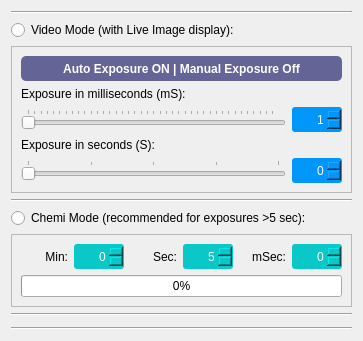
             <widget class="QWidget" name="toolExposure">
              <property name="geometry">
               <rect>
                <x>0</x>
                <y>0</y>
                <width>363</width>
                <height>341</height>
               </rect>
              </property>
              <property name="styleSheet">
               <string notr="true">QDockWidget{background-color : rgb(0, 100, 150);
						color:rgb(255, 255, 255)}</string>
              </property>
              <attribute name="label">
               <string>Exposure</string>
              </attribute>
              <layout class="QVBoxLayout" name="verticalLayout_3">
               <item>
                <widget class="Line" name="line_7">
                 <property name="orientation">
                  <enum>Qt::Horizontal</enum>
                 </property>
                </widget>
               </item>
               <item>
                <widget class="QRadioButton" name="radioVideoMode">
                 <property name="text">
                  <string>Video Mode (with Live Image display):</string>
                 </property>
                </widget>
               </item>
               <item>
                <widget class="QFrame" name="frameVideoMode">
                 <property name="frameShape">
                  <enum>QFrame::StyledPanel</enum>
                 </property>
                 <property name="frameShadow">
                  <enum>QFrame::Raised</enum>
                 </property>
                 <layout class="QVBoxLayout" name="verticalLayout">
                  <item>
                   <widget class="QPushButton" name="buttonAutoExposure">
                    <property name="minimumSize">
                     <size>
                      <width>0</width>
                      <height>25</height>
                     </size>
                    </property>
                    <property name="toolTip">
                     <string>Camera will try to find an optimal exposure automaticallhy</string>
                    </property>
                    <property name="toolTipDuration">
                     <number>2</number>
                    </property>
                    <property name="statusTip">
                     <string>Automatic Exposure</string>
                    </property>
                    <property name="whatsThis">
                     <string/>
                    </property>
                    <property name="styleSheet">
                     <string notr="true">QPushButton{	
background-color :rgb(100, 100, 150);
color:rgb(255, 255, 255);
font: 10pt &quot;Segoe UI&quot;;
font: bold;
border-radius: 5px;
}

QPushButton::pressed{
background-color :rgb(85, 170, 255);
}

QPushButton::checked{
background-color :rgb(0, 170, 255);
}</string>
                    </property>
                    <property name="text">
                     <string>Auto Exposure ON | Manual Exposure Off</string>
                    </property>
                    <property name="checkable">
                     <bool>true</bool>
                    </property>
                   </widget>
                  </item>
                  <item>
                   <widget class="QLabel" name="label_39">
                    <property name="text">
                     <string>Exposure in milliseconds (mS):</string>
                    </property>
                    <property name="buddy">
                     <cstring>sliderExposureMilliSec</cstring>
                    </property>
                   </widget>
                  </item>
                  <item>
                   <layout class="QHBoxLayout" name="horizontalLayout_68">
                    <item>
                     <widget class="QSlider" name="sliderExposureMilliSec">
                      <property name="mouseTracking">
                       <bool>true</bool>
                      </property>
                      <property name="minimum">
                       <number>1</number>
                      </property>
                      <property name="maximum">
                       <number>999</number>
                      </property>
                      <property name="pageStep">
                       <number>1</number>
                      </property>
                      <property name="orientation">
                       <enum>Qt::Horizontal</enum>
                      </property>
                      <property name="invertedControls">
                       <bool>false</bool>
                      </property>
                      <property name="tickPosition">
                       <enum>QSlider::TicksAbove</enum>
                      </property>
                      <property name="tickInterval">
                       <number>25</number>
                      </property>
                     </widget>
                    </item>
                    <item>
                     <widget class="QSpinBox" name="spinExposureMilliSec">
                      <property name="minimumSize">
                       <size>
                        <width>50</width>
                        <height>25</height>
                       </size>
                      </property>
                      <property name="maximumSize">
                       <size>
                        <width>50</width>
                        <height>16777215</height>
                       </size>
                      </property>
                      <property name="layoutDirection">
                       <enum>Qt::LeftToRight</enum>
                      </property>
                      <property name="styleSheet">
                       <string notr="true">QSpinBox{	
background-color : rgb(0, 150, 250);
color:rgb(255, 255, 255);
font: 10pt &quot;Segoe UI&quot;;
border-radius: 3px;
}</string>
                      </property>
                      <property name="alignment">
                       <set>Qt::AlignRight|Qt::AlignTrailing|Qt::AlignVCenter</set>
                      </property>
                      <property name="readOnly">
                       <bool>false</bool>
                      </property>
                      <property name="minimum">
                       <number>1</number>
                      </property>
                      <property name="maximum">
                       <number>999</number>
                      </property>
                      <property name="singleStep">
                       <number>10</number>
                      </property>
                      <property name="value">
                       <number>1</number>
                      </property>
                     </widget>
                    </item>
                   </layout>
                  </item>
                  <item>
                   <widget class="QLabel" name="label_40">
                    <property name="text">
                     <string>Exposure in seconds (S):</string>
                    </property>
                    <property name="buddy">
                     <cstring>sliderExposureSec</cstring>
                    </property>
                   </widget>
                  </item>
                  <item>
                   <layout class="QHBoxLayout" name="horizontalLayout_69">
                    <item>
                     <widget class="QSlider" name="sliderExposureSec">
                      <property name="mouseTracking">
                       <bool>true</bool>
                      </property>
                      <property name="minimum">
                       <number>0</number>
                      </property>
                      <property name="maximum">
                       <number>4</number>
                      </property>
                      <property name="pageStep">
                       <number>1</number>
                      </property>
                      <property name="orientation">
                       <enum>Qt::Horizontal</enum>
                      </property>
                      <property name="invertedControls">
                       <bool>false</bool>
                      </property>
                      <property name="tickPosition">
                       <enum>QSlider::TicksAbove</enum>
                      </property>
                      <property name="tickInterval">
                       <number>1</number>
                      </property>
                     </widget>
                    </item>
                    <item>
                     <widget class="QSpinBox" name="spinExposureSec">
                      <property name="minimumSize">
                       <size>
                        <width>50</width>
                        <height>25</height>
                       </size>
                      </property>
                      <property name="maximumSize">
                       <size>
                        <width>50</width>
                        <height>16777215</height>
                       </size>
                      </property>
                      <property name="layoutDirection">
                       <enum>Qt::LeftToRight</enum>
                      </property>
                      <property name="styleSheet">
                       <string notr="true">QSpinBox{	
background-color : rgb(0, 150, 250);
color:rgb(255, 255, 255);
font: 10pt &quot;Segoe UI&quot;;
border-radius: 3px;
}</string>
                      </property>
                      <property name="alignment">
                       <set>Qt::AlignRight|Qt::AlignTrailing|Qt::AlignVCenter</set>
                      </property>
                      <property name="readOnly">
                       <bool>false</bool>
                      </property>
                      <property name="minimum">
                       <number>0</number>
                      </property>
                      <property name="maximum">
                       <number>4</number>
                      </property>
                      <property name="singleStep">
                       <number>1</number>
                      </property>
                      <property name="value">
                       <number>0</number>
                      </property>
                     </widget>
                    </item>
                   </layout>
                  </item>
                 </layout>
                </widget>
               </item>
               <item>
                <widget class="Line" name="line_5">
                 <property name="orientation">
                  <enum>Qt::Horizontal</enum>
                 </property>
                </widget>
               </item>
               <item>
                <widget class="QRadioButton" name="radioChemiMode">
                 <property name="text">
                  <string>Chemi Mode (recommended for exposures &gt;5 sec):</string>
                 </property>
                </widget>
               </item>
               <item>
                <widget class="QFrame" name="frameChemiMode">
                 <property name="frameShape">
                  <enum>QFrame::StyledPanel</enum>
                 </property>
                 <property name="frameShadow">
                  <enum>QFrame::Raised</enum>
                 </property>
                 <layout class="QVBoxLayout" name="verticalLayout_14">
                  <item>
                   <layout class="QHBoxLayout" name="horizontalLayout_26">
                    <item>
                     <layout class="QHBoxLayout" name="horizontalLayout_25">
                      <item>
                       <widget class="QLabel" name="label_48">
                        <property name="text">
                         <string>Min:</string>
                        </property>
                        <property name="alignment">
                         <set>Qt::AlignRight|Qt::AlignTrailing|Qt::AlignVCenter</set>
                        </property>
                       </widget>
                      </item>
                      <item>
                       <widget class="QSpinBox" name="spinLongExposureMin">
                        <property name="minimumSize">
                         <size>
                          <width>50</width>
                          <height>25</height>
                         </size>
                        </property>
                        <property name="maximumSize">
                         <size>
                          <width>50</width>
                          <height>16777215</height>
                         </size>
                        </property>
                        <property name="layoutDirection">
                         <enum>Qt::LeftToRight</enum>
                        </property>
                        <property name="styleSheet">
                         <string notr="true">QSpinBox{	
background-color : rgb(10, 200, 200);
color:rgb(255, 255, 255);
font: 10pt &quot;Segoe UI&quot;;
border-radius: 3px;
}</string>
                        </property>
                        <property name="alignment">
                         <set>Qt::AlignRight|Qt::AlignTrailing|Qt::AlignVCenter</set>
                        </property>
                        <property name="readOnly">
                         <bool>false</bool>
                        </property>
                        <property name="minimum">
                         <number>0</number>
                        </property>
                        <property name="maximum">
                         <number>59</number>
                        </property>
                        <property name="singleStep">
                         <number>1</number>
                        </property>
                        <property name="value">
                         <number>0</number>
                        </property>
                       </widget>
                      </item>
                     </layout>
                    </item>
                    <item>
                     <layout class="QHBoxLayout" name="horizontalLayout_22">
                      <item>
                       <widget class="QLabel" name="label_50">
                        <property name="text">
                         <string>Sec:</string>
                        </property>
                        <property name="alignment">
                         <set>Qt::AlignRight|Qt::AlignTrailing|Qt::AlignVCenter</set>
                        </property>
                       </widget>
                      </item>
                      <item>
                       <widget class="QSpinBox" name="spinLongExposureSec">
                        <property name="minimumSize">
                         <size>
                          <width>50</width>
                          <height>25</height>
                         </size>
                        </property>
                        <property name="maximumSize">
                         <size>
                          <width>50</width>
                          <height>16777215</height>
                         </size>
                        </property>
                        <property name="layoutDirection">
                         <enum>Qt::LeftToRight</enum>
                        </property>
                        <property name="styleSheet">
                         <string notr="true">QSpinBox{	
background-color : rgb(10, 200, 200);
color:rgb(255, 255, 255);
font: 10pt &quot;Segoe UI&quot;;
border-radius: 3px;
}</string>
                        </property>
                        <property name="alignment">
                         <set>Qt::AlignRight|Qt::AlignTrailing|Qt::AlignVCenter</set>
                        </property>
                        <property name="readOnly">
                         <bool>false</bool>
                        </property>
                        <property name="minimum">
                         <number>5</number>
                        </property>
                        <property name="maximum">
                         <number>59</number>
                        </property>
                        <property name="singleStep">
                         <number>1</number>
                        </property>
                        <property name="value">
                         <number>5</number>
                        </property>
                       </widget>
                      </item>
                     </layout>
                    </item>
                    <item>
                     <layout class="QHBoxLayout" name="horizontalLayout_16">
                      <item>
                       <widget class="QLabel" name="label_51">
                        <property name="text">
                         <string>mSec:</string>
                        </property>
                        <property name="alignment">
                         <set>Qt::AlignRight|Qt::AlignTrailing|Qt::AlignVCenter</set>
                        </property>
                       </widget>
                      </item>
                      <item>
                       <widget class="QSpinBox" name="spinLongExposureMilliSec">
                        <property name="minimumSize">
                         <size>
                          <width>50</width>
                          <height>25</height>
                         </size>
                        </property>
                        <property name="maximumSize">
                         <size>
                          <width>50</width>
                          <height>16777215</height>
                         </size>
                        </property>
                        <property name="layoutDirection">
                         <enum>Qt::LeftToRight</enum>
                        </property>
                        <property name="styleSheet">
                         <string notr="true">QSpinBox{	
background-color : rgb(10, 200, 200);
color:rgb(255, 255, 255);
font: 10pt &quot;Segoe UI&quot;;
border-radius: 3px;
}</string>
                        </property>
                        <property name="alignment">
                         <set>Qt::AlignRight|Qt::AlignTrailing|Qt::AlignVCenter</set>
                        </property>
                        <property name="readOnly">
                         <bool>false</bool>
                        </property>
                        <property name="minimum">
                         <number>0</number>
                        </property>
                        <property name="maximum">
                         <number>999</number>
                        </property>
                        <property name="singleStep">
                         <number>1</number>
                        </property>
                        <property name="value">
                         <number>0</number>
                        </property>
                       </widget>
                      </item>
                     </layout>
                    </item>
                   </layout>
                  </item>
                  <item>
                   <widget class="QProgressBar" name="progressExposureTime">
                    <property name="value">
                     <number>0</number>
                    </property>
                    <property name="textVisible">
                     <bool>true</bool>
                    </property>
                    <property name="orientation">
                     <enum>Qt::Horizontal</enum>
                    </property>
                    <property name="invertedAppearance">
                     <bool>false</bool>
                    </property>
                    <property name="format">
                     <string>%p%</string>
                    </property>
                   </widget>
                  </item>
                 </layout>
                </widget>
               </item>
               <item>
                <widget class="Line" name="line_30">
                 <property name="orientation">
                  <enum>Qt::Horizontal</enum>
                 </property>
                </widget>
               </item>
               <item>
                <spacer name="verticalSpacer_3">
                 <property name="orientation">
                  <enum>Qt::Vertical</enum>
                 </property>
                 <property name="sizeHint" stdset="0">
                  <size>
                   <width>20</width>
                   <height>102</height>
                  </size>
                 </property>
                </spacer>
               </item>
               <item>
                <widget class="Line" name="line_28">
                 <property name="orientation">
                  <enum>Qt::Horizontal</enum>
                 </property>
                </widget>
               </item>
              </layout>
             </widget>
